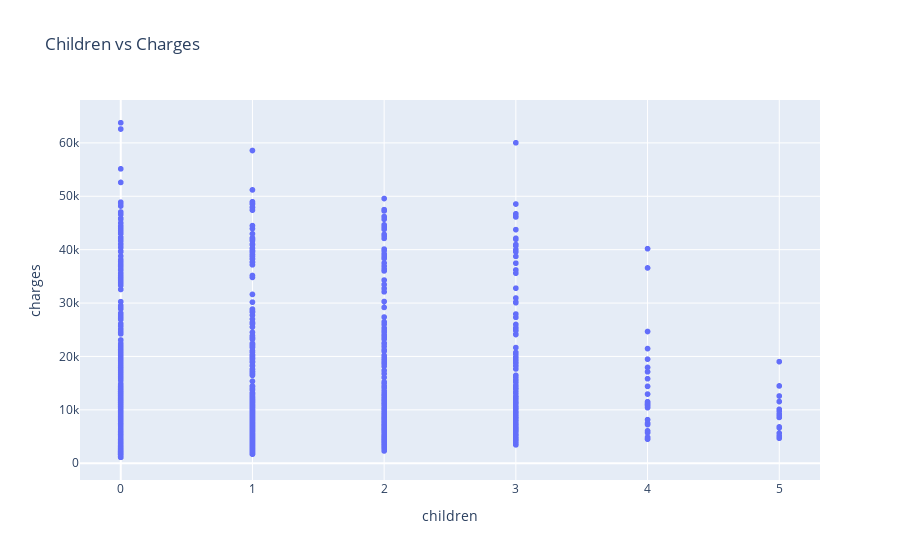

Notebook source saved alongside this figure:
### Markdown cell above
It appears that for non-smokers, an increase in BMI doesn't seem to relate to an increase in medical charges. However medical charges seem to be significantly higher for smokers with BMI greater than 30.

### Code cell
px.scatter(medical_df,x='children', y='charges', title="Children vs Charges")

### Figure 1 — Plotly figure (JSON) as saved in the notebook; plotly's stock layout.template omitted (floating-point values rounded to 4 significant figures; data arrays with more than 128 entries replaced by an {"elided": "..."} marker saying what was removed)
{"data": [{"hovertemplate": "children=%{x}<br>charges=%{y}<extra></extra>", "legendgroup": "", "marker": {"color": "#636efa", "symbol": "circle"}, "mode": "markers", "name": "", "showlegend": false, "type": "scattergl", "x": {"elided": "1338 int values"}, "xaxis": "x", "y": {"elided": "1338 float values"}, "yaxis": "y"}], "layout": {"legend": {"tracegroupgap": 0}, "title": {"text": "Children vs Charges"}, "xaxis": {"anchor": "y", "domain": [0, 1], "title": {"text": "children"}}, "yaxis": {"anchor": "x", "domain": [0, 1], "title": {"text": "charges"}}}}
